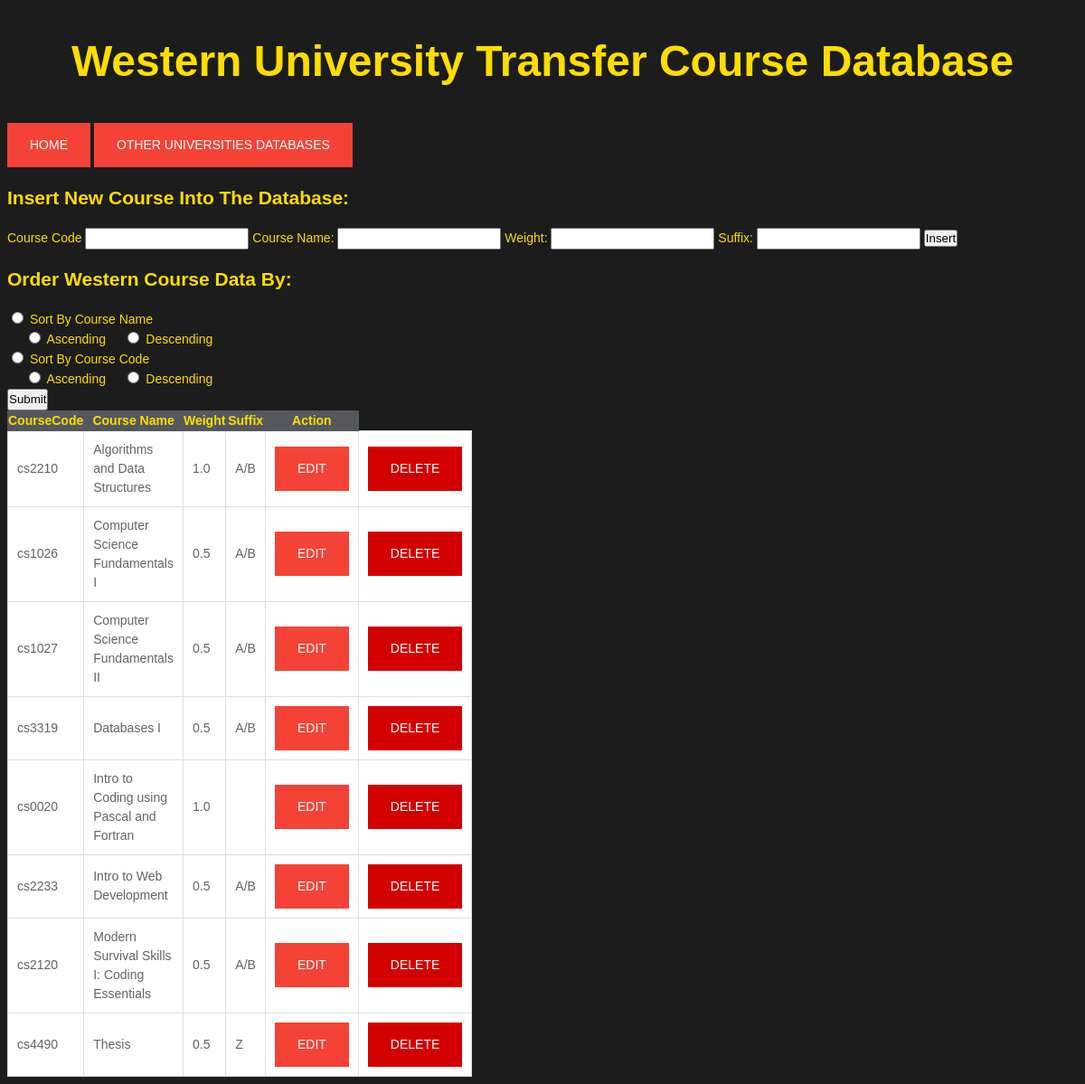
The page / on the database its author committed.
### tables this page shows
CREATE TABLE WesternUniversityCourses (
    westernCourseCode VARCHAR(6) NOT NULL,
    courseName VARCHAR(50) NOT NULL,
    weight VARCHAR(3) NOT NULL,
    suffix VARCHAR(3),
    PRIMARY KEY(westernCourseCode)
);

### SortData.php (the view, shortened to what this page needs)
 <?php include
      'connectdb.php';
    ?>
<form action="" method="post">
  <input type="radio" name="course" value="By Course Name"/>
         <label>Sort By Course Name</label><br>
         <input type="radio" name="sort" value="Ascending"/>
        <label>Ascending</label>
        <input type="radio" name="sort" value="Descending"/>
        <label>Descending</label><br>
  <input type="radio" name="course" value="By Course Code"/>
        <label>Sort By Course Code</label><br>
         <input type="radio" name="sort" value="Ascending"/>
        <label>Ascending</label>
        <input type="radio" name="sort" value="Descending"/>
        <label>Descending</label><br>
    <div>
    <button type="submit">Submit</button>
  </div>
</form>
<?php
   echo '<table border="0" cellspacing="2" cellpadding="2">
          <tr>
            <th>CourseCode</th>
            <th><center>Course Name</center></a></th>
            <th>Weight</th>
            <th>Suffix</th>
            <th>Action</th>
          </tr>';
   $query = 'SELECT * FROM WesternUniversityCourses ORDER BY courseName';
    $result = mysqli_query($connection,$query);
    while($row = mysqli_fetch_assoc($result)){
                $courseCode = $row["westernCourseCode"];
                $courseName = $row["courseName"];
                $weight = $row["weight"];
                $suffix = $row["suffix"];
                echo "<tr>
                          <td>$courseCode</td>
                          <td>$courseName</td>
                          <td>$weight</td>
                          <td>$suffix</td>
                          <td><a href ='./edit.php?westernCourseCode=$courseCode'>EDIT</a></td>
                          <td><a href='./delete.php?westernCourseCode=$courseCode' style='background: #D30000;'>DELETE</$
                      </tr>";
            }
?>

### index.php (shortened to what this page needs)
<!DOCTYPE html>
<html>
<head>
<link rel="stylesheet" href="https://use.fontawesome.com/releases/v5.3.1/css/all.css" integrity="sha384-mzrmE5qonljUremF$
<link rel="stylesheet" type="text/css" href="styles.css">
</head>
<body>
<?php
include 'connectdb.php';
?>
<h1> Western University Transfer Course Database</h1>
<a href="./index.php"><center>HOME</center></a>
<a href="./OtherUniversity.php"><center>OTHER UNIVERSITIES DATABASES</center></a>
<h2>Insert New Course Into The Database:</h2>
<?php
include 'AddCourse.php';
?>
<h2>Order Western Course Data By:</h2>
<?php
include 'SortData.php';
?>
</body>
</html>

### AddCourse.php (shortened to what this page needs)
<!DOCTYPE html>
<html>
<link rel="stylesheet" type="text/css" href="styles.css">
<form action="" method = "POST"  >
        <label>Course Code</label>
        <input type = "text" name = "coursecode" value = "" required/>
        <label>Course Name:</label>
        <input type = "text" name = "coursename" value = "" required />
        <label>Weight:</label>
        <input type = "text" name = "weight" value = "" required/>
        <label>Suffix:</label>
        <input type = "text" name = "suffix" value = "" required/>
        <input type="submit" name="Submit" value="Insert">
</form>
</body>
</html>

### styles.css (style rules this page uses)
* { padding: 0; margin: 1; line-height: 1.5; box-sizing: border-box; }
a:link, a:visited { background-color: #f44336; color: white; padding: 14px 25px; text-align: center; text-decoration: none; display: inline-block; }
html { font-size: 14px; font-family: 'Montserrat', sans-serif; scroll-behavior: smooth; }
h1 { font-size: 48px; text-align: center; }
:root { --dark-color: #1c1c1c; --light-color: #ffdd01; }
table { border-collapse: collapse; width: 500px; }
th { background-color: #54585d; border: 1px solid #54585d; }
td { padding: 10px; color: #636363; border: 1px solid #dddfe1; }
tr { background-color: #ffffff; }

### rows shown on the page
westernuniversitycourses: westernCourseCode "cs2210", courseName "Algorithms and Data Structures", weight "1.0", suffix "A/B"
westernuniversitycourses: westernCourseCode "cs1026", courseName "Computer Science Fundamentals I", weight "0.5", suffix "A/B"
westernuniversitycourses: westernCourseCode "cs1027", courseName "Computer Science Fundamentals II", weight "0.5", suffix "A/B"
westernuniversitycourses: westernCourseCode "cs3319", courseName "Databases I", weight "0.5", suffix "A/B"
westernuniversitycourses: westernCourseCode "cs0020", courseName "Intro to Coding using Pascal and Fortran", weight "1.0"
westernuniversitycourses: westernCourseCode "cs2233", courseName "Intro to Web Development", weight "0.5", suffix "A/B"
westernuniversitycourses: westernCourseCode "cs2120", courseName "Modern Survival Skills I: Coding Essentials", weight "0.5", suffix "A/B"
westernuniversitycourses: westernCourseCode "cs4490", courseName "Thesis", weight "0.5", suffix "Z"
